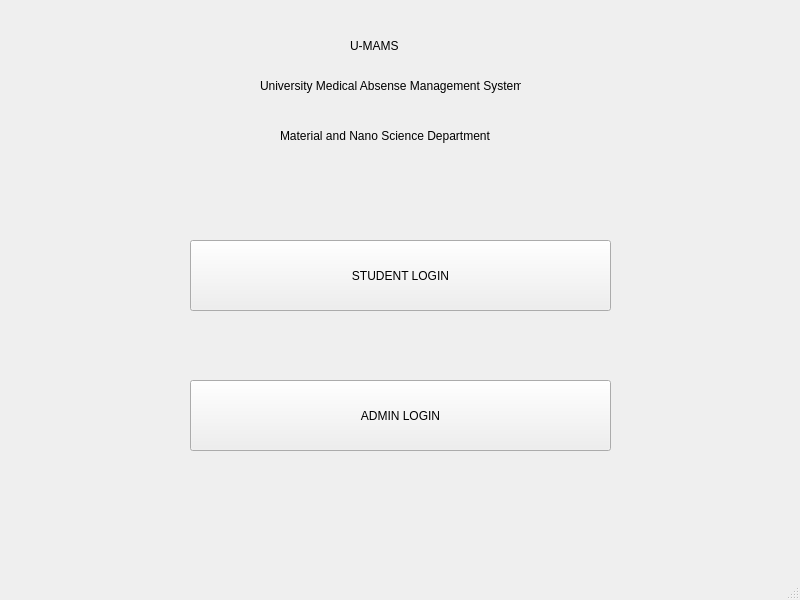
<?xml version="1.0" encoding="UTF-8"?>
<ui version="4.0">
 <class>UMAMS</class>
 <widget class="QMainWindow" name="UMAMS">
  <property name="geometry">
   <rect>
    <x>0</x>
    <y>0</y>
    <width>800</width>
    <height>600</height>
   </rect>
  </property>
  <property name="windowTitle">
   <string>UMAMS</string>
  </property>
  <widget class="QWidget" name="centralwidget">
   <widget class="QLabel" name="lblTitle">
    <property name="geometry">
     <rect>
      <x>350</x>
      <y>30</y>
      <width>61</width>
      <height>31</height>
     </rect>
    </property>
    <property name="maximumSize">
     <size>
      <width>61</width>
      <height>31</height>
     </size>
    </property>
    <property name="text">
     <string>U-MAMS</string>
    </property>
   </widget>
   <widget class="QLabel" name="lblSubtitle">
    <property name="geometry">
     <rect>
      <x>260</x>
      <y>60</y>
      <width>261</width>
      <height>51</height>
     </rect>
    </property>
    <property name="text">
     <string>University Medical Absense Management System</string>
    </property>
   </widget>
   <widget class="QPushButton" name="btnStudentLogin">
    <property name="geometry">
     <rect>
      <x>190</x>
      <y>240</y>
      <width>421</width>
      <height>71</height>
     </rect>
    </property>
    <property name="text">
     <string>STUDENT LOGIN</string>
    </property>
   </widget>
   <widget class="QPushButton" name="btnAdminLogin">
    <property name="geometry">
     <rect>
      <x>190</x>
      <y>380</y>
      <width>421</width>
      <height>71</height>
     </rect>
    </property>
    <property name="text">
     <string>ADMIN LOGIN</string>
    </property>
   </widget>
   <widget class="QLabel" name="lblDepartment">
    <property name="geometry">
     <rect>
      <x>280</x>
      <y>120</y>
      <width>241</width>
      <height>31</height>
     </rect>
    </property>
    <property name="text">
     <string>Material and Nano Science Department</string>
    </property>
   </widget>
  </widget>
  <widget class="QMenuBar" name="menubar">
   <property name="geometry">
    <rect>
     <x>0</x>
     <y>0</y>
     <width>800</width>
     <height>21</height>
    </rect>
   </property>
  </widget>
  <widget class="QStatusBar" name="statusbar"/>
 </widget>
 <resources/>
 <connections/>
</ui>
